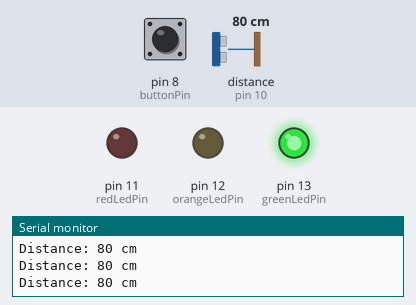
Bench run of a sketch on a simulated Arduino Uno, built with avr-gcc and run on an emulated ATmega328P. On the bench: output pins drawn as LEDs (lit = HIGH), the last lines printed to the serial monitor. Wiring (inferred from the names in the program): ultrasonic range finder: trigger pin 9; echo pin 10. The test bench sets the inputs (shaded band); at power-on: distance to the obstacle (sensor on pin 10) 80 cm, pin 8 (buttonPin) LOW. The echo pulse lasts 58.3 µs per cm; pins used as bus, display or sensor lines are not drawn.

Above: at 1.2 s.
1.3 s: distance to the obstacle (sensor on pin 10) set to 146 cm
2.8 s: distance to the obstacle (sensor on pin 10) set to 153 cm
At 3.8 s:
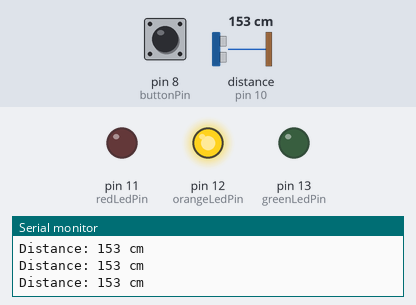
4.4 s: pin 8 (buttonPin) pulled HIGH for 0.15 s
At 5.1 s:
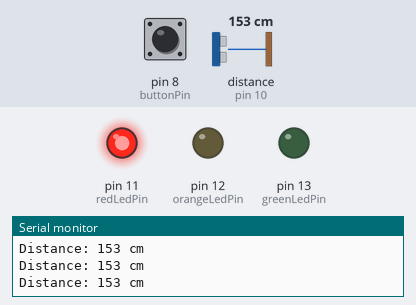
7.5 s: pin 8 (buttonPin) pulled HIGH for 1 s
At 10.6 s:
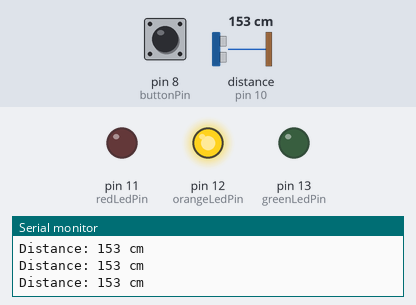
11.1 s: pin 8 (buttonPin) pulled HIGH for 3.2 s
At 11.8 s:
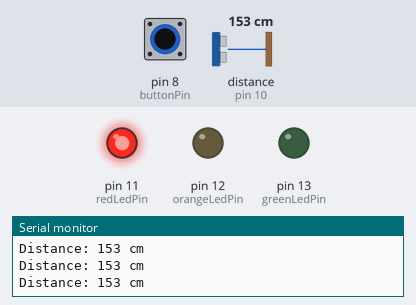
Timing chart, 0 to 16.9 s (numbered marks = the images above; inputs shaded):
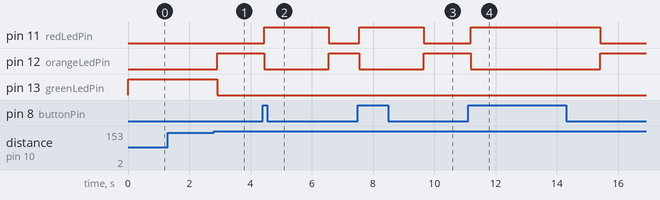

The sketch:

ultrasonic_sensor_with_traffic_lights1.ino
```cpp
const int trigPin = 9;
const int echoPin = 10;
const int greenLedPin = 13;
const int orangeLedPin = 12;
const int redLedPin = 11;
const int buttonPin = 8;
const int greenThreshold = 150;
const int orangeThreshold = 250;
void setup() {
    pinMode(trigPin, OUTPUT);
    pinMode(echoPin, INPUT);
    pinMode(greenLedPin, OUTPUT);
    pinMode(orangeLedPin, OUTPUT);
    pinMode(redLedPin, OUTPUT);
    pinMode(buttonPin, INPUT);
    digitalWrite(greenLedPin, LOW);
    digitalWrite(orangeLedPin, LOW);
    digitalWrite(redLedPin, HIGH);
    Serial.begin(9600);}
void loop() {
    digitalWrite(trigPin, LOW);
    delayMicroseconds(2);
    digitalWrite(trigPin, HIGH);
    delayMicroseconds(10);
    digitalWrite(trigPin, LOW);

    long duration = pulseIn(echoPin, HIGH);
    int distance = duration / 58;

    Serial.print("Distance: ");
    Serial.print(distance);
    Serial.println(" cm");

    if (digitalRead(buttonPin) == HIGH) {
        digitalWrite(greenLedPin, LOW);
        digitalWrite(orangeLedPin, LOW);
        digitalWrite(redLedPin, HIGH);
        delay(2000); }
    else {
        if (distance < greenThreshold) {
            digitalWrite(greenLedPin, HIGH);
            digitalWrite(orangeLedPin, LOW);
            digitalWrite(redLedPin, LOW);
        }
        else if (distance >= greenThreshold && distance <= orangeThreshold) {
            digitalWrite(greenLedPin, LOW);
            digitalWrite(orangeLedPin, HIGH);
            digitalWrite(redLedPin, LOW);
        }
        else {
            digitalWrite(greenLedPin, LOW);
            digitalWrite(orangeLedPin, LOW);
            digitalWrite(redLedPin, HIGH);}}
    delay(100);
}
```

Measured:
- the behaviour switches between 149 and 150 cm on distance to the obstacle (sensor on pin 10) (found by bisection; images 0 and 1)
- after the input at 2.8 s, pin 12 (orangeLedPin): LOW → HIGH after 0.11 s; pin 13 (greenLedPin): HIGH → LOW after 0.11 s
- after the input at 4.4 s, pin 11 (redLedPin): LOW → HIGH after 0.05 s, → LOW 2.1 s later; pin 12 (orangeLedPin): HIGH → LOW after 0.05 s, → HIGH 2.1 s later
- after the input at 7.5 s, pin 11 (redLedPin): LOW → HIGH after 0.05 s, → LOW 2.1 s later; pin 12 (orangeLedPin): HIGH → LOW after 0.05 s, → HIGH 2.1 s later
- after the input at 11.1 s, pin 11 (redLedPin): LOW → HIGH after 0.09 s, → LOW 4.2 s later; pin 12 (orangeLedPin): HIGH → LOW after 0.09 s, → HIGH 4.2 s later
